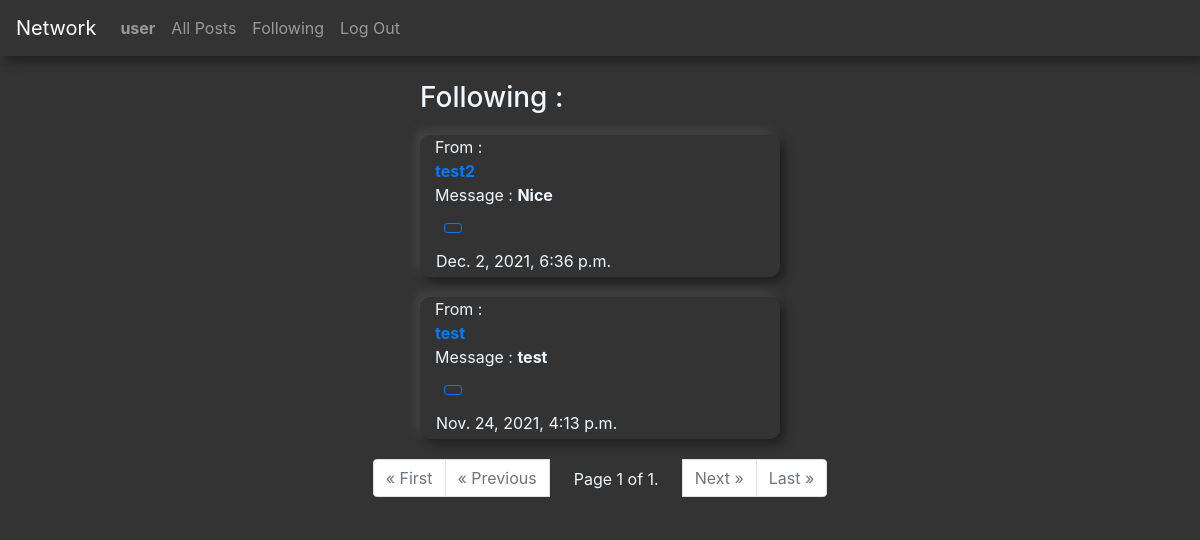
Page /following (signed in) on the earlier database version.
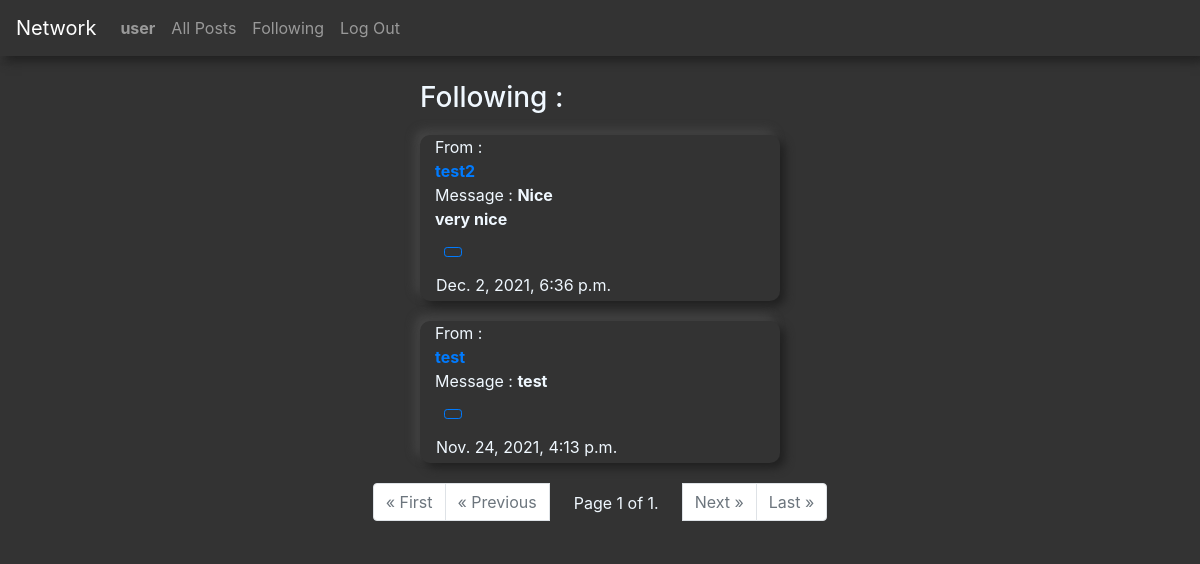
Same page on the later database version.
### network/models.py (models this page shows, shortened)
class User(AbstractUser):
    def serialize(self):
        return {
            "id": self.id,
            "username": self.username,
            "email": self.email,
            "timestamp": self.date_joined.strftime("%b %d %Y, %I:%M %p")
        }

class Post(models.Model):
    user = models.ForeignKey(
        User, on_delete=models.CASCADE, related_name="Post")
    body = models.TextField(blank=True)
    archived = models.BooleanField(default=False)
    timestamp = models.DateTimeField(auto_now_add=True)

### network/views.py (the view)
# urls.py: path("following", views.following, name="following"),
@login_required
def following(request):
    user = User.objects.get(username=request.user.username)
    following = FollowUser.objects.filter(
        follower=user, follow=True).values_list('followed', flat=True)
    posts = Post.objects.filter(
        archived=False,
        user__in=following
    )
    posts = posts.order_by("-timestamp").all()
    paginator = Paginator(posts, 10)
    page_number = request.GET.get('page')
    page_obj = paginator.get_page(page_number)
    return render(request, "network/following.html", {"posts": page_obj})

### network/templates/network/following.html (shortened to what this page needs)
{% extends "network/layout.html" %}
{% load static %}
{% block body %}
  <h3 style ="margin-left:35%; padding-top: 25px;">Following :</h3>
  {% for post in posts %}
  <div class="boxPost" id="posts_view">
    <div class="owner col-3"> From : <a href="{% url 'userPage' post.user %}"><strong>{{post.user}}</strong></a></div>
    <div id="postBody{{post.id}}" class="body col-5"> Message : <strong>{{post.body}}</strong></div>
    {% if request.user.is_authenticated %}
      <div id="likeunlike">
        <button class="btn btn-sm btn-outline-primary m-3 ml-4" id="buttonLike{{post.id}}" onclick="likeFunction('{{post.id}}')"></button>
      </div>
    {% endif %}
    <div class="timestamp ml-3 pb-1">{{post.timestamp}}</div>
  </div>
  {% endfor %}
  <div style="display: flex; justify-content: center; margin:5px;">
    <nav aria-label="Page navigation example">
      <ul class="pagination step-links">
        {% if posts.has_previous %}
          <li class="page-item">
            <a class="page-link" href="?page=1" aria-label="First">
              <span aria-hidden="true">&laquo; First</span>
            </a>
          </li>
          <li class="page-item">
            <a class="page-link" href="?page={{ posts.previous_page_number }}" aria-label="Previous">
              <span aria-hidden="true">&laquo; Previous</span>
            </a>
          </li>
        {% else %}
          <li class="page-item disabled">
            <a class="page-link" href="#" aria-label="First">
              <span aria-hidden="true">&laquo; First</span>
            </a>
          </li>
          <li class="page-item disabled">
            <a class="page-link" href="#" aria-label="Previous">
              <span aria-hidden="true">&laquo; Previous</span>
            </a>
          </li>
        {% endif %}
        <span class="current mr-4 mt-2 ml-4">
          Page {{ posts.number }} of {{ posts.paginator.num_pages }}.
        </span>
        {% if posts.has_next %}
        <li class="page-item">
          <a class="page-link" href="?page={{ posts.next_page_number }}" aria-label="Next">
            <span aria-hidden="true">Next &raquo;</span>
          </a>
        </li>
        <li class="page-item">
          <a class="page-link" href="?page={{ posts.paginator.num_pages }}" aria-label="Last">
            <span aria-hidden="true">Last &raquo;</span>
          </a>
        </li>
        {% else %}
        <li  class="page-item disabled">
          <a class="page-link" href="#" aria-label="Next">
            <span aria-hidden="true">Next &raquo;</span>
          </a>
        </li>
        <li  class="page-item disabled">
          <a class="page-link" href="#" aria-label="Last">
            <span aria-hidden="true">Last &raquo;</span>
          </a>
        </li>
        {% endif %}
      </ul>
    </nav>
  </div>
{% endblock %}

### network/templates/network/layout.html (shortened to what this page needs)
{% load static %}
<!DOCTYPE html>
<html lang="en">
    <head>
        <link rel="stylesheet" href="https://stackpath.bootstrapcdn.com/bootstrap/4.4.1/css/bootstrap.min.css">
        <link href="{% static 'network/styles.css' %}" rel="stylesheet">
    </head>
    <body class="bodytotal">
        <nav class="navbar navbar-expand-lg navbar-dark navbbox">
            <a class="navbar-brand" href="{% url 'index' %}">Network</a>
            <div>
              <ul class="navbar-nav mr-auto">
                {% if request.user.is_authenticated %}
                    <li class="nav-item">
                        <a class="nav-link" href="{% url 'userPage' request.user.username %}"><strong>{{ request.user.username }}</strong></a>
                    </li>
                {% endif %}
                <li class="nav-item">
                  <a class="nav-link" id="allposts" href="{% url 'index' %}">All Posts</a>
                </li>
                {% if request.user.is_authenticated %}
                    <li class="nav-item">
                        <a class="nav-link" href="{% url 'following' %}">Following</a>
                    </li>
                    <li class="nav-item">
                        <a class="nav-link" href="{% url 'logout' %}">Log Out</a>
                    </li>
                {% endif %}
              </ul>
            </div>
          </nav>
        <div class="body">
            {% block body %}
            {% endblock %}
        </div>
    </body>
</html>

### network/static/network/styles.css (style rules this page uses)
.body { background-color: #333333; color: aliceblue; }
.boxPost { margin-left: 35%; margin-right: 35%; margin-top: 20px; margin-bottom: 20px; border-radius: 10px; box-shadow: 5px 5px 10px #202020, -5px -5px 10px #464646; }
.navbbox { background-color: #333333; box-shadow: 5px 5px 10px #202020, -5px -5px 10px #464646; }
.bodytotal { background-color: #333333; color: aliceblue; }

Differences in the rows shown:
changed Post "test2": body "Nice" → "Nice very nice"
